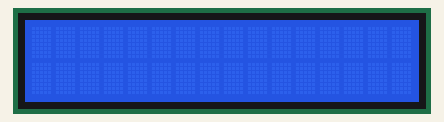
The sketch below on a simulated Arduino Uno, built with avr-gcc and run on an emulated ATmega328P. Shown: 16×2 character LCD. What the sketch prints to the serial monitor is not drawn.

Above: at 0.1 s.
At 2.6 s:
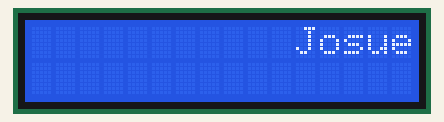
At 5.1 s:
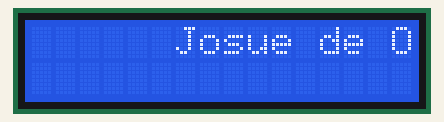
At 10.2 s:
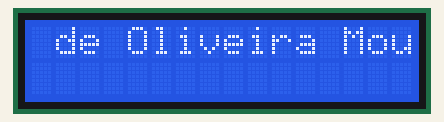
At 15.2 s:
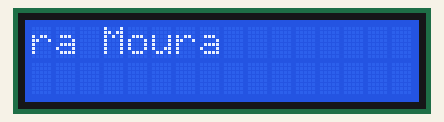
At 20.3 s:
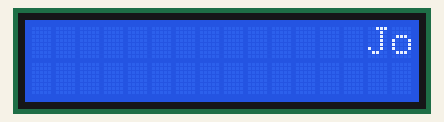

The sketch:

LCD_With_Liquid_Crystal_3.ino
```cpp
/*
  Projeto: LCD Controlling - using LiquidCrystal.h library 2
  Autor: Josue Moura
  Data: 25/10/2025

  Description: Controlling a 16x2 LCD screen using
  the LiquidCrystal.h library and
  doing the text scrolling

*/
#include <LiquidCrystal.h>

#define TEMPO_DE_ATUALIZACAO 500

LiquidCrystal lcd (12,11,5,4,3,2);
int inicioDoDisplay = 0, fimDoDisplay = 16;
int quantidade = 0;

String texto = "Josue de Oliveira Moura", subTexto;
int textoSize = texto.length();

void setup() {

  pinMode(12, OUTPUT);
  pinMode(11, OUTPUT);
  Serial.begin(9600);

  lcd.begin(16,2);
}

void loop(){

  lcd.clear();

  if(quantidade< fimDoDisplay){
    subTexto = texto.substring(inicioDoDisplay,quantidade);
    lcd.setCursor((fimDoDisplay-quantidade),0);
    lcd.print(subTexto);
  } else {
    inicioDoDisplay++;
    subTexto = texto.substring(inicioDoDisplay,quantidade+1);

    lcd.setCursor(0,0);
    lcd.print(subTexto);
  }

  if(inicioDoDisplay == textoSize ){
    inicioDoDisplay = 0;
    fimDoDisplay = 16;
	quantidade = 0;
  }

  Serial.println(subTexto);

  quantidade++;
  delay(TEMPO_DE_ATUALIZACAO);
}
```

Measured:
- by itself, everything shown: repeats every 19.1 s, in 38 steps
- what the display in image 1 shows lasts 0.5 s, from 2.6 s to 3.1 s
